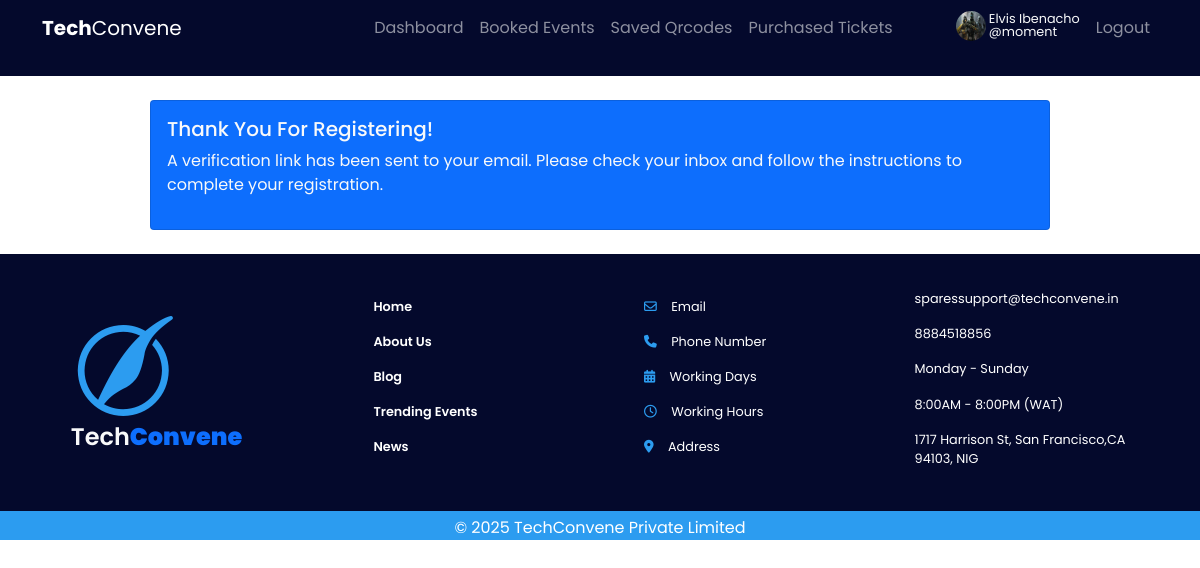
The app's page /auth/register/account_activation_sent/ (signed in) with its own data.
### accounts/models.py (models this page shows, shortened)
class CustomUser(AbstractUser):
    ROLES = (
        ('USER', 'User'),
        ('ADMIN', 'Admin'))
    role = models.CharField(max_length=20, choices=ROLES, default='USER')
    email = models.CharField(max_length=150, unique=True, null=False, blank=False)
    username = models.CharField(max_length=100, unique=False, null=True, blank=True)
    first_name = models.CharField(max_length=150, blank=False, null=False)
    last_name = models.CharField(max_length=150, blank=False, null=False)
    USERNAME_FIELD = 'email'
    REQUIRED_FIELDS = []
    objects = UserManager()
    class Meta:
        permissions = (("can_add_user", "Can add user"),
            ("can_update_user", "Can update user"),
            ("can_delete_user", "Can delete user"),
            )

class UserProfile(models.Model):
    profile_picture = models.ImageField(upload_to='media/', blank=True, null=True)
    date_of_birth = models.DateField(blank=True, null=True)
    age = models.IntegerField(blank=True, null=True)
    user = models.OneToOneField(CustomUser, on_delete=models.CASCADE, related_name='profile')

### accounts/views.py (the view)
# urls.py: path('auth/register/account_activation_sent/', views.account_activation_sent, name='account_activation_sent'),
def account_activation_sent(request):
    return render(request, 'accounts/account_activation_sent.html')

### accounts/templates/accounts/account_activation_sent.html (shortened to what this page needs)
{% extends 'accounts/base.html' %}
{% load static %}
{% load crispy_forms_tags %}
{% block header %}
<div class="header-bg">
    <nav class="navbar navbar-expand-lg navbar-dark">
        <div class="container">
          <a class="navbar-brand" href="{% url 'home' %}"><b  id='logo' >Tech</b>Convene</a>
          <div class="collapse navbar-collapse" id="navbarSupportedContent">
            <ul class="navbar-nav ms-auto my-auto mb-1 mb-lg-0">
                {% if user.role == 'ADMIN'%}
                    <li class="nav-item"><a class="nav-link" aria-current="page" href="{% url 'admin_dashboard_view' %}">Dashboard</a></li>
                {% else %}
                    <li class="nav-item"><a  class="nav-link" href="{% url 'user_dashboard_view' %}">Dashboard</a></li>
                {% endif %}
                <li class="nav-item"><a class="nav-link"  href="{% url 'booked_event' %}">Booked Events</a></li>
                <li class="nav-item"><a class="nav-link" href="{% url 'saved_event_qrcodes' %}">Saved Qrcodes</a></li>
                <li class="nav-item"><a class="nav-link" href="{% url 'purchased_tickets' %}">Purchased Tickets</a></li>
                <li class="nav-item">
                    {% if user.profile.profile_picture%}
                    <img src="{{ user.profile.profile_picture.url}}" class="rounded-circle" id="prof_img" width="30" height="30" alt="profile"/>
                    {%else%}
                    <img src="#" class="rounded-circle" width="30" height="30"/>
                    {% endif %}
                </li>
                <a href="{% url 'profile' %}" class="text-decoration-none text-light"><p class="profile_text">{{user.first_name}} {{user.last_name}}<br>@{{user.username}}</br></p></a>
                <li class="nav-item"><a class="nav-link" href="{% url 'logout'%}" >Logout</a></li>
            </ul>
          </div>
        </div>
      </nav>
</div>
{% endblock %}
{% block content%}
<div class="card w-75 mb-4 mt-4 ms-auto mx-auto bg-primary text-light">
    <div class="card-body">
      <h5 class="card-title">Thank You For Registering!</h5>
      <p>A verification link has been sent to your email. Please check your inbox and follow the instructions to complete your registration.</p>
    </div>
  </div>
{% endblock %}

### accounts/static/accounts/css/style.css (style rules this page uses)
* { margin: 0; padding: 0; box-sizing: border-box; font-family: Poppins; }
html, body { overflow-x: hidden; width: 100%; }
.header-bg { background: #04092C; height: auto; padding-bottom: 20px; width: 100%; }
#prof_img { margin-left: 55px; margin-top:0.2rem; }
.profile_text { font-size: 0.8rem; margin: auto; margin-top: auto; line-height: 1; text-decoration: none; cursor: pointer; display: inline-block; margin-top: 5px; margin-left: 0.2rem; margin-right: 0.5rem; overflow-y: hidden; }

### records on screen
CustomUser: profile.profile_picture (picture), first_name "Elvis", last_name "Ibenacho", username "moment"
